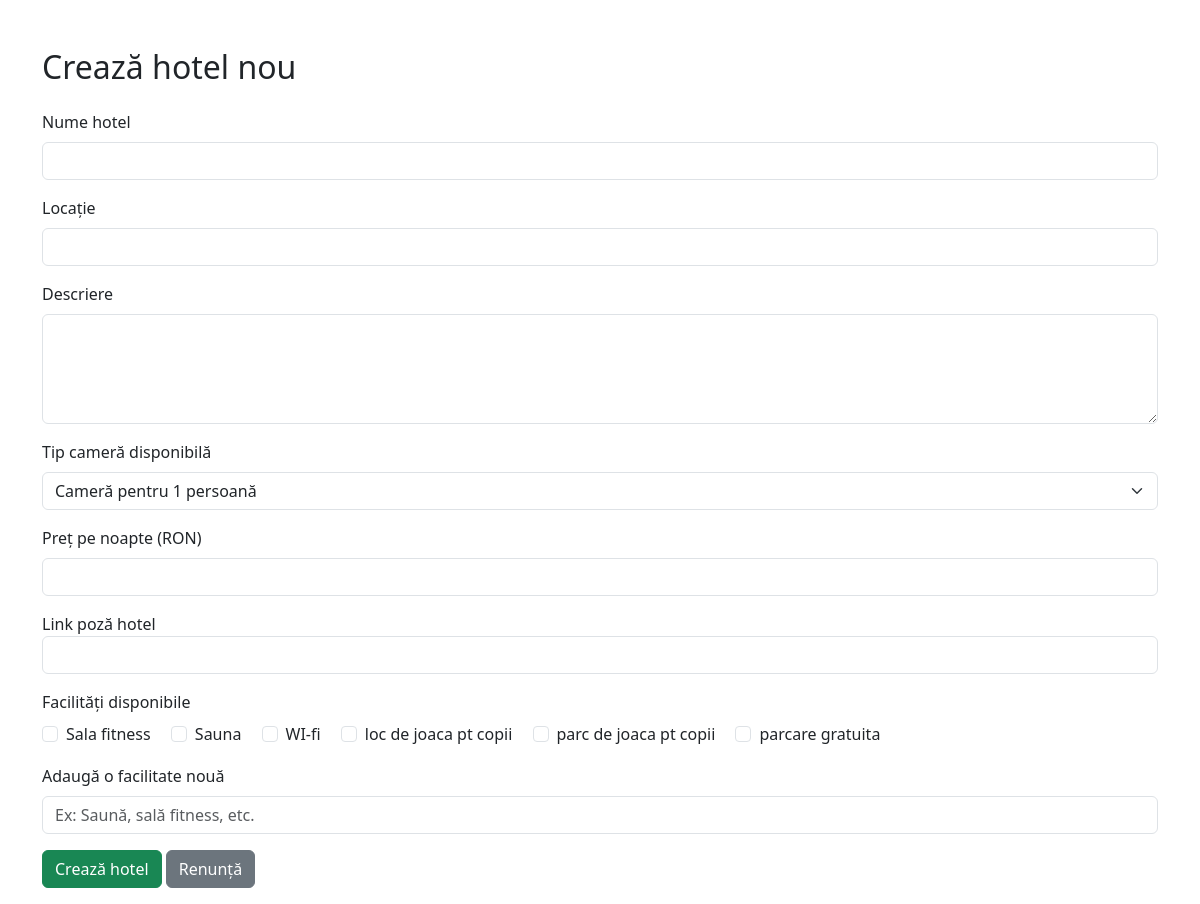
Screenshot of /booking/hotels/create/ (signed in) with the database file from the repository.
### booking/models/amenity.py (models this page shows, shortened)
class Amenity(models.Model):
    name = models.CharField(max_length=100, unique=True)
    slug = models.SlugField(max_length=120, unique=True, blank=True)
    class Meta:
        ordering = ['name']

### booking/views/hotel_views.py (the view, shortened to what this page needs)
# urls.py: path("hotels/create/", views.create_hotel_view, name="create_hotel"),
@staff_member_required
def create_hotel_view(request):
    error = None
    facilities = Amenity.objects.all()
    return render(request, 'booking/create_hotel.html', {
        'error': error,
        'hotel': Hotel(),
        'facilities': facilities
    })

### booking/templates/booking/create_hotel.html (shortened to what this page needs)
<!DOCTYPE html>
<html lang="ro">
<head>
    <link href="https://cdn.jsdelivr.net/npm/bootstrap@5.3.3/dist/css/bootstrap.min.css" rel="stylesheet">
</head>
<body>
<div class="container mt-5">
    <h2 class="mb-4">Crează hotel nou</h2>
    <form method="post">
        <div class="mb-3">
            <label class="form-label">Nume hotel</label>
            <input type="text" name="name" class="form-control" required>
        </div>
        <div class="mb-3">
            <label class="form-label">Locație</label>
            <input type="text" name="location" class="form-control" required>
        </div>
        <div class="mb-3">
            <label class="form-label">Descriere</label>
            <textarea name="description" class="form-control" rows="4" required></textarea>
        </div>
        <div class="mb-3">
            <label class="form-label">Tip cameră disponibilă</label>
            <select name="available_types" class="form-select" required>
                {% for code, label in hotel.HOTEL_TYPES %}
                    <option value="{{ code }}">{{ label }}</option>
                {% endfor %}
            </select>
        </div>
        <div class="mb-3">
            <label class="form-label">Preț pe noapte (RON)</label>
            <input type="number" step="0.01" name="price_per_night" class="form-control" required>
        </div>
        <div class="mb-3">
            <label for="photo_url">Link poză hotel</label>
            <input type="url" name="photo_url" value="{{ form.photo_url.value }}" class="form-control">
        </div>
        <div class="mb-3">
            <label class="form-label">Facilități disponibile</label>
                <div>
                    {% for facility in facilities %}
                        <div class="form-check form-check-inline">
                            <input class="form-check-input" type="checkbox" name="amenities" value="{{ facility.id }}" id="facility{{ facility.id }}">
                            <label class="form-check-label" for="facility{{ facility.id }}">{{ facility.name }}</label>
                        </div>
                        {% empty %}
                        <p>Nu există facilități disponibile.</p>
                    {% endfor %}
                </div>
        </div>
        <div class="mb-3">
            <label for="new_amenity" class="form-label">Adaugă o facilitate nouă</label>
            <input type="text" class="form-control" name="new_amenity" id="new_amenity" placeholder="Ex: Saună, sală fitness, etc.">
        </div>
        <div class="mb-3">
            <button type="submit" class="btn btn-success">Crează hotel</button>
            <a href="{% url 'hotels' %}" class="btn btn-secondary">Renunță</a>
        </div>
    </form>
</div>
</body>
</html>

### rows the page displays
Amenity: name "Sala fitness"
Amenity: name "Sauna"
Amenity: name "WI-fi"
Amenity: name "loc de joaca pt copii"
Amenity: name "parc de joaca pt copii"
Amenity: name "parcare gratuita"

### other values shown
form field available_types "Cameră pentru 1 persoană"
